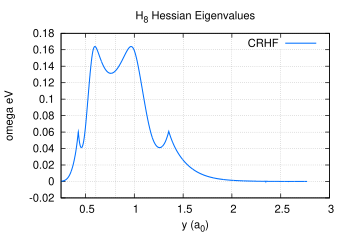

Reproduce this figure in gnuplot.
set term postscript enhanced eps color "Palatino" 16
set size 0.7, 0.7
set encoding iso

# Set line styles
set style line  1 lt 1 lw 3 lc rgb "#0070FF" pt 6    # blue
set style line  2 lt 1 lw 3 lc rgb "#E52B50" pt 6    # red
set style line  3 lt 1 lw 3 lc rgb "#009A63" pt 6    # green
set style line  4 lt 1 lw 3 lc rgb "#702963" pt 6    # purple
set style line  5 lt 1 lw 3 lc rgb "#F28500" pt 6    # orange
set style line  6 lt 1 lw 3 lc rgb "#00BFFF" pt 6    # deep sky blue
set style line  7 lt 1 lw 3 lc rgb "#FF91A4" pt 6    # pink
set style line  8 lt 1 lw 3 lc rgb "#50C878" pt 6    # light green
set style line  9 lt 1 lw 3 lc rgb "#C9A0DC" pt 6    # lavender
set style line 10 lt 1 lw 3 lc rgb "#000000" pt 6    # black
set style line 11 lt 2 lw 3 lc rgb "#0070FF" pt 6    # blue
set style line 12 lt 2 lw 3 lc rgb "#E52B50" pt 6    # red
set style line 13 lt 2 lw 3 lc rgb "#009A63" pt 6    # green
set style line 14 lt 2 lw 3 lc rgb "#702963" pt 6    # purple
set style line 15 lt 2 lw 3 lc rgb "#F28500" pt 6    # orange
set style line 16 lt 2 lw 3 lc rgb "#00BFFF" pt 6    # deep sky blue
set style line 17 lt 2 lw 3 lc rgb "#FF91A4" pt 6    # pink
set style line 18 lt 2 lw 3 lc rgb "#50C878" pt 6    # light green
set style line 19 lt 2 lw 3 lc rgb "#C9A0DC" pt 6    # lavender
set style line 20 lt 2 lw 3 lc rgb "#000000" pt 6    # black
set style line 100 lt 1 lw 1 lc rgb "#FFFFFF"

set xlabel "y (a_0)"
set ylabel "omega eV"
set title "H_8 Hessian Eigenvalues"
set xtics 0, 0.5
set x2tics (0.57735, 0.759836) format "" scale 0
set grid xtics x2tics ytics

set output "h8rowscrhf.eps"
set xrange [*:*]
set yrange [*:*]
plot "h8rows_stab" u 1:3 w l ls 1 ti "CRHF"
